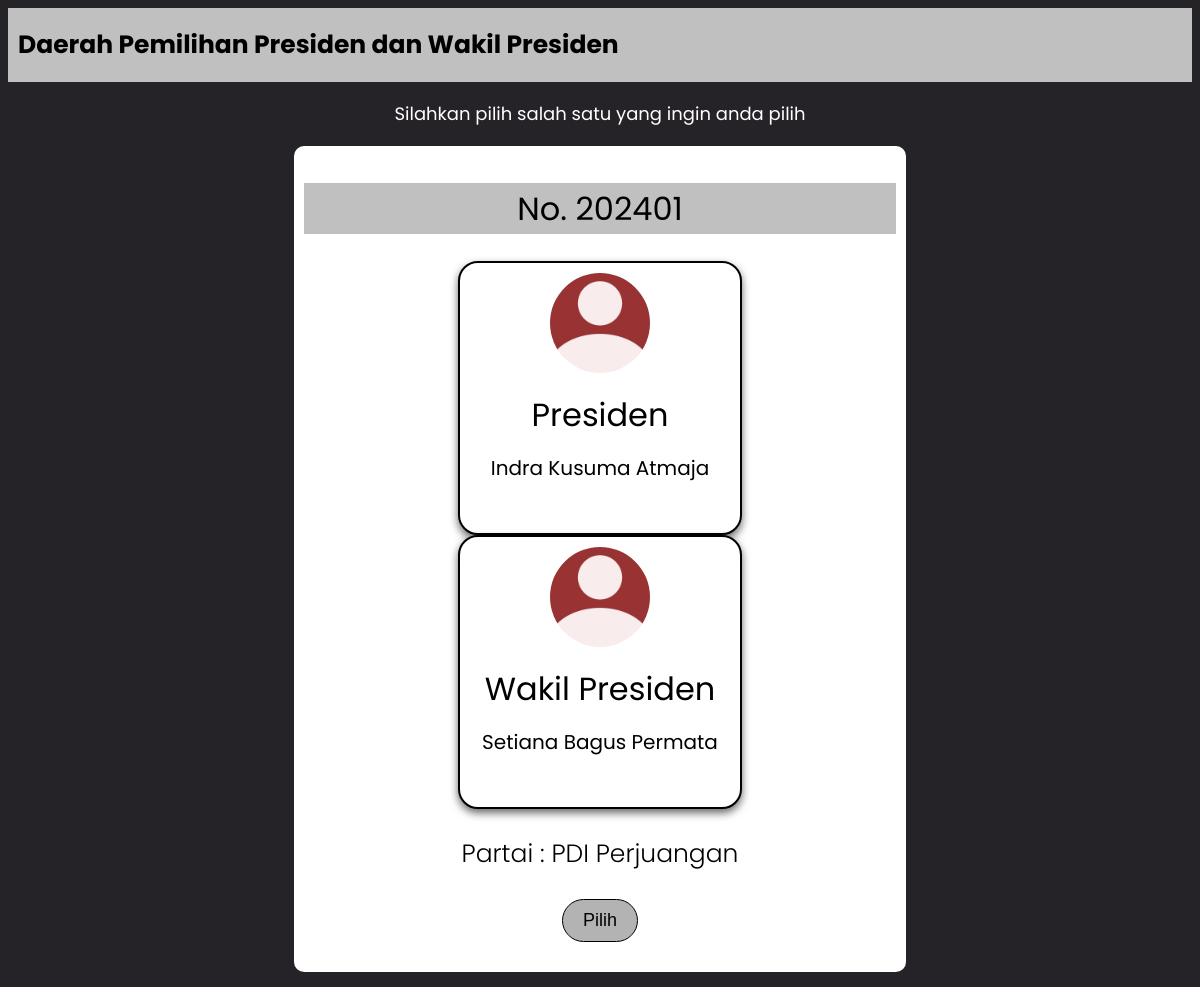
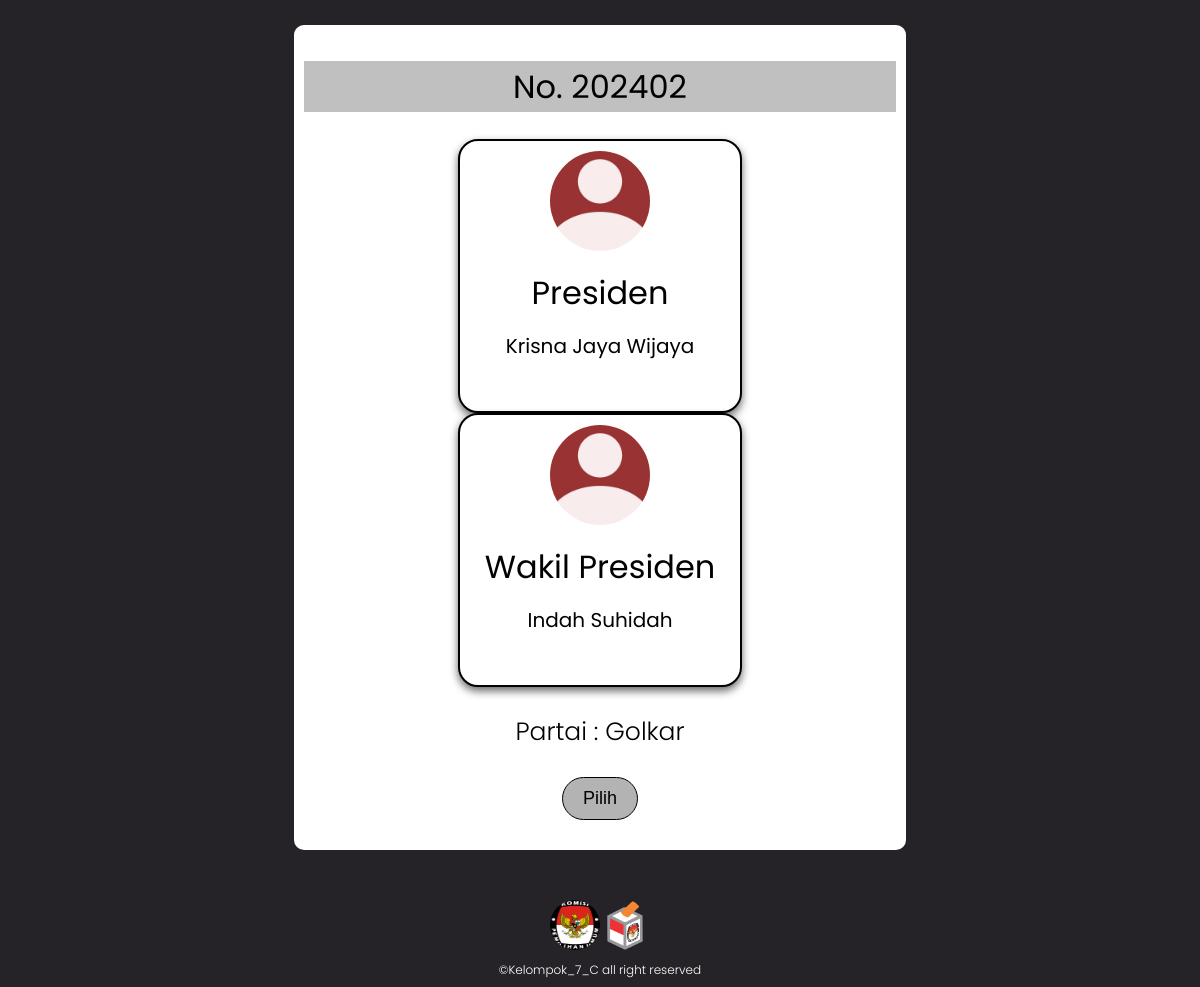
Screenshot of /presiden.php with the database file from the repository (2 pictures, top to bottom).
### tables this page shows
CREATE TABLE `presiden` (
  `id` int(30) NOT NULL AUTO_INCREMENT,
  `id_opsi` int(6) NOT NULL,
  `nama_pres` varchar(30) NOT NULL,
  `nama_wapres` varchar(30) NOT NULL,
  `partai` char(30) NOT NULL,
  `img` varchar(30) NOT NULL,
  PRIMARY KEY (`id`)
);

### presiden.php (the view, shortened to what this page needs)
<?php
    require "vote-count.php";
    $presiden = mysqli_query($conn, "SELECT * FROM presiden");
?>
<!DOCTYPE html>
<html lang="en">
<head>
</head>
<body>
    <div class="header">
        <h1>Daerah Pemilihan Presiden dan Wakil Presiden</h1>
    </div>
    <h3>Silahkan pilih salah satu yang ingin anda pilih</h3>
    <div class="bg">
        <?php foreach($presiden as $row) : ?>
    <div class="pilihan">
        <h2>No. <?= $row['id_opsi'];?></h2>
        <div class="latarbox">
            <div class="box">
                <img src="<?= $row['img'];?>" alt="">
                <h2>Presiden</h2>
                <h4><?= $row['nama_pres'];?></h4>
            </div>
            <div class="box">
                <img src="<?= $row['img'];?>" alt="">
                <h2>Wakil Presiden</h2>
                <h4><?= $row['nama_wapres'];?></h4>
            </div>
        </div>
        <p>Partai : <?= $row['partai'];?></p>
        <?php
            $count = $row['id_opsi'];
            $cek = $_SESSION['NIK'];
        ?>
        <a href="vote-count.php?nomer=<?= $count?>&cek=<?= $cek?>">
                <button>Pilih</button>
        </a>
    </div>
    </div>
        <?php endforeach; ?>
    <div class="kpu">
        <div class="img">
            <img src="KPU.png" alt="">
        </div>
        <div class="img">
            <img src="kotak.png" alt="">
        </div>
    </div>
    <h3 class="copyright">©Kelompok_7_C all right reserved</h3>
</body>
</html>

### presiden.php (style rules this page uses)
body { background-color:rgb(37, 35, 39); font-family: "Poppins", sans-serif; line-height: 1.6; }
.header { background-color: #c0c0c0; position: sticky; top: 0; display: flex; }
.header h1 { color: rgb(0, 0, 0); margin-left: 10px; font-size: 25px; }
h3 { text-align: center; font-size: 18px; color: rgb(255, 255, 255); font-weight: 400; height: 100%; width: 100%; }
h2 { display: block; text-align: center; font-size: 32px; color: rgb(0, 0, 0); font-weight: 400; background-color: #c0c0c0; }
img { display: block; margin-left: auto; margin-right: auto; border-radius: 50%; width: 100px; height: auto; }
h4 { text-align: center; font-size: 48px; color: rgb(0, 0, 0); font-weight: 400; font-size: 20px; }
.pilihan { margin: auto; width: 50%; padding: 10px; background-color: white; border-radius: 10px; margin-bottom: 40px; }
.box h2 { background: none; }
.latarbox { display: flex; flex-wrap: wrap; margin: 20px; }
.box { width: 250px; background: white; height: 250px; box-shadow: 0 4px 8px 0 rgba(0, 0, 0, 0.6); text-align: center; border: 2px solid black; padding: 10px 15px; border-radius: 20px; line-height: 1; margin:auto; }
a { text-decoration: none; }
button { background-color: rgb(179, 179, 179); border: 1px solid rgb(0, 0, 0); padding: 10px 20px; color: rgb(0, 0, 0); border-radius: 50px; font-size: 18px; font-weight: 300; margin: 0 auto; margin-bottom: 20px; display: block; transition: 0.2s ease-in-out 0s; }
.pilihan p { text-align: center; font-weight: 300; font-size: 25px; }
.copyright { font-size: 12px; color: white; text-align: center; font-weight: 300; margin: auto; }
.kpu img { display: block; margin-left: auto; margin-right: auto; width: 50px; height: 50px; }
.kpu { display: flex; justify-content: center; flex-wrap: wrap; margin: auto; padding: 10px; border-radius: 20px; }

### rows the page displays
presiden: id_opsi "202401", img (placeholder picture), nama_pres "Indra Kusuma Atmaja", nama_wapres "Setiana Bagus Permata", partai "PDI Perjuangan"
presiden: id_opsi "202402", img (placeholder picture), nama_pres "Krisna Jaya Wijaya", nama_wapres "Indah Suhidah", partai "Golkar"
